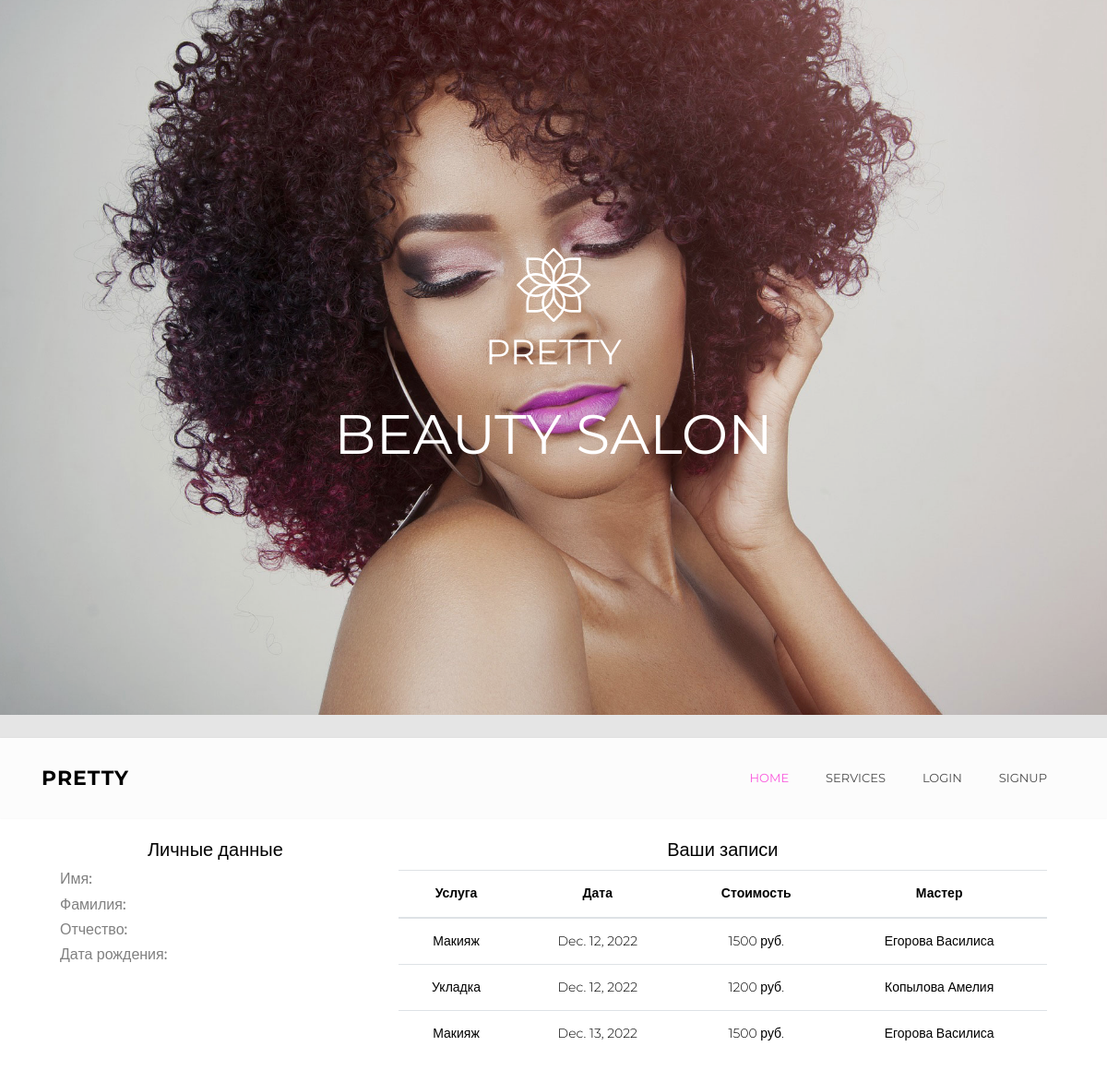
The app's page /profile/1 with its own data.
### accounts/models.py (models this page shows, shortened)
class Orders(models.Model):
    client = models.ForeignKey(Users, on_delete=models.CASCADE, verbose_name='Клиент', null=True, blank=True)
    types_of_services = models.ForeignKey(Types_of_services, on_delete=models.CASCADE, verbose_name='Услуга', null=True,
                                          blank=True)
    date = models.DateField(verbose_name='Дата заказа', null=True, blank=True, default=timezone.now)

class Types_of_services(models.Model):
    name = models.CharField(max_length=50, unique=True, verbose_name='Название', help_text='Введите название')
    price = models.IntegerField(null=True, blank=True, verbose_name='Цена', help_text='Введите цену')
    master = models.ForeignKey(Users, on_delete=models.CASCADE, verbose_name='Мастер', null=True, blank=True)
    prewiev = models.ImageField(upload_to='img/', null=True, blank=True, verbose_name='Фото')
    def __str__(self):
        return self.name

class Users(AbstractUser):
    patronymic = models.CharField(max_length=64, null=True, blank=True, verbose_name='Отчество',
                                  help_text='Введите отчество')
    date_of_birth = models.DateField(verbose_name='Дата рождения', null=True, blank=True,
                                     help_text='Введите дату рождения')
    position = models.ForeignKey(Positions, on_delete=models.CASCADE, verbose_name='Должность', null=True, blank=True)
    photo = models.ImageField(upload_to='img/', null=True, blank=True, verbose_name='Фото')
    st = models.BooleanField(default=False, verbose_name='Сотрудник', help_text='Сотрудник или клиент')
    kl = models.BooleanField(default=False, verbose_name='Клиент', help_text='Сотрудник или клиент')
    objects = UserManager()
    USERNAME_FIELD = 'username'
    REQUIRED_FIELDS = []
    def __str__(self):
        return u'{} {}'.format(self.last_name, self.first_name, self.patronymic)

### accounts/views.py (the view)
# urls.py: path('profile/<int:pk>', views.Profile.as_view(), name='profile'),
class Profile(DetailView):
    model = Users
    template_name = 'profile.html'
    def get_context_data(self, **kwargs):
        context = super().get_context_data(**kwargs)
        context['orders'] = Orders.objects.filter(client=self.kwargs['pk'])
        return context

### accounts/templates/profile.html (shortened to what this page needs)
{% extends "navbar.html" %}
{% load static %}
{% block content %}
<div class="container" style="margin-bottom: 10%;">
    <div class="row justify-content-center" style="padding:20px;">
    <div class="col-12">
        <div class="row">
            <div class="col-4">
                <div class="text-center">
                    <h5>Личные данные</h5>
                </div>
                <div class="row">
                    <div class="col-6">
                        <div class="text-start">
                            <h6>Имя:</h6>
                        </div>
                        <div class="text-start">
                            <h6>Фамилия: </h6>
                        </div>
                        <div class="text-start">
                            <h6>Отчество: </h6>
                        </div>
                        <div class="text-start">
                            <h6>Дата рождения: </h6>
                        </div>
                    </div>
                    <div class="col-6">
                    </div>
                </div>
            </div>
            <div class="col-8">
                <div class="text-center">
                    <h5>Ваши записи</h5>
                </div>
                <table class="table" style="color: black; text-align: center;">
                  <thead>
                    <tr>
                      <th scope="col">Услуга</th>
                      <th scope="col">Дата</th>
                      <th scope="col">Стоимость</th>
                      <th scope="col">Мастер</th>
                    </tr>
                  </thead>
                  <tbody>
                    {% for o in orders %}
                    <tr>
                        <td>{{o.types_of_services}}</td>
                        <td>{{o.date}}</td>
                        <td>{{o.types_of_services.price}} руб.</td>
                        <td>{{o.types_of_services.master}}</td>
                    </tr>
                    {% endfor %}
                  </tbody>
                </table>
            </div>
        </div>
    </div>
</div>
{% endblock %}

### records on screen
Orders: types_of_services "Макияж", date "Dec. 12, 2022", types_of_services.price "1500", types_of_services.master "Егорова Василиса"
Orders: types_of_services "Укладка", date "Dec. 12, 2022", types_of_services.price "1200", types_of_services.master "Копылова Амелия"
Orders: types_of_services "Макияж", date "Dec. 13, 2022", types_of_services.price "1500", types_of_services.master "Егорова Василиса"
